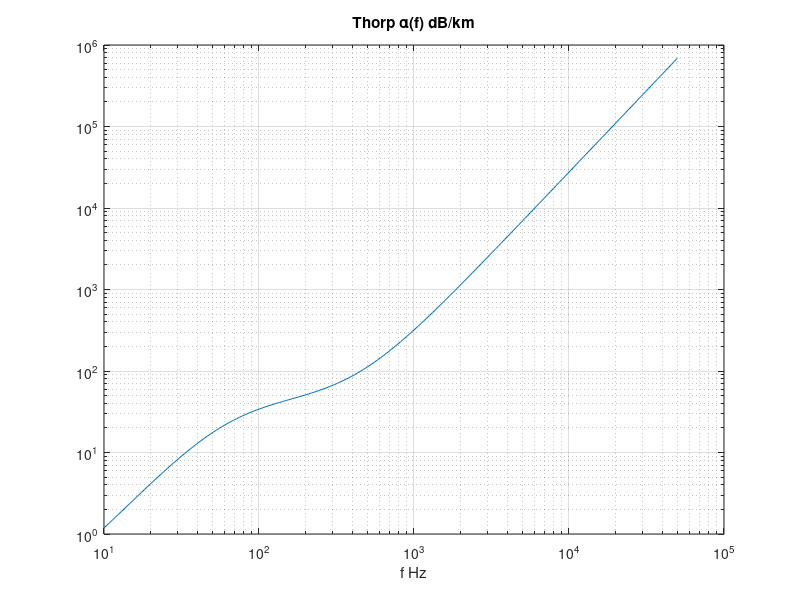

MATLAB code for this plot:
% Формула Торпа
% Классическое затухание 0.1–10 кГц

fMax = 50;
f = logspace(1, log10(fMax*1000), 200);
a = 0.11*f.^2./(1+f.^2) + 44*f.^2./(4100+f.^2) + 2.75e-4*f.^2 + 0.003;
figure;
loglog(f, a);
title('Thorp \alpha(f) dB/km'); xlabel('f Hz'); grid on;

%{
@play
{
 "title": "Thorp formula",
 "groups": [
  {
   "name": "Range",
   "controls": [
    {
     "var": "fMax",
     "label": "f max kHz",
     "min": 10,
     "max": 100,
     "step": 10,
     "default": 50
    }
   ]
  }
 ]
}
%}
